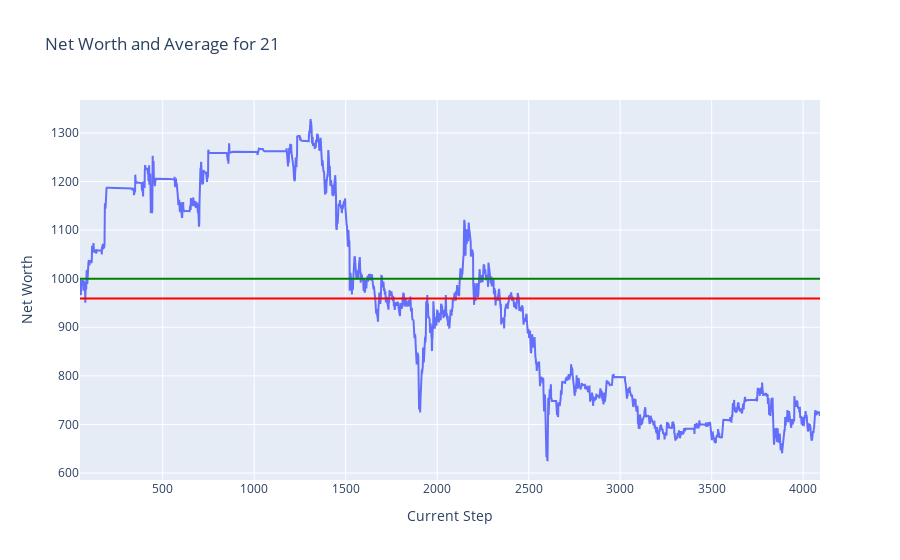
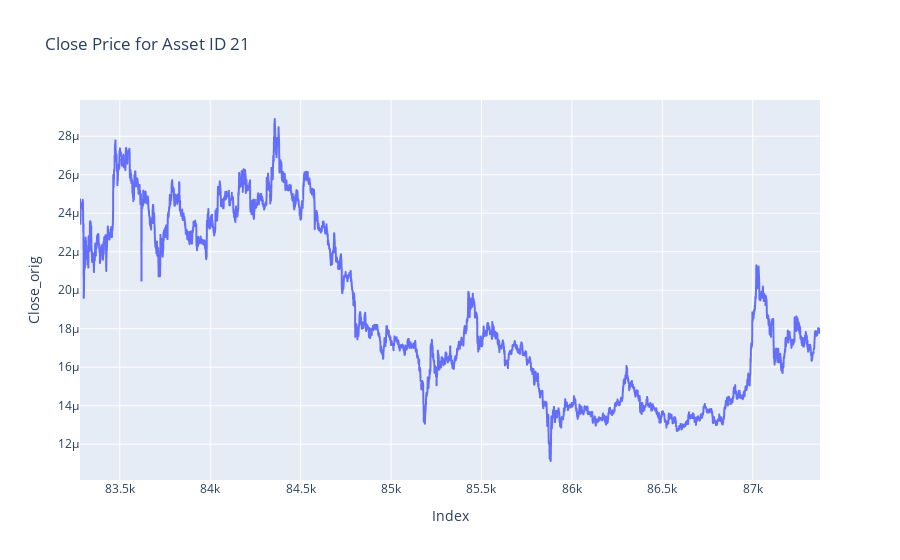

These figures' notebook cell, in order:
### Markdown cell above
## Plots

### Code cell
token = 21
plot_token_data(df = test_hist_df, token = token)
plot_close_by_asset(df= test_df, asset_id= token)

### Figure 1 — Plotly figure (JSON) as saved in the notebook; plotly's stock layout.template omitted (floating-point values rounded to 4 significant figures; data arrays with more than 128 entries replaced by an {"elided": "..."} marker saying what was removed)
{"data": [{"mode": "lines", "name": "Net Worth", "type": "scatter", "x": {"elided": "4045 int values"}, "y": {"elided": "4045 float values"}}], "layout": {"shapes": [{"line": {"color": "green"}, "name": "Net Worth = 1000", "type": "line", "x0": 0, "x1": 1, "xref": "x domain", "y0": 1000, "y1": 1000, "yref": "y"}, {"line": {"color": "red"}, "name": "Average Net Worth = 959.31", "type": "line", "x0": 0, "x1": 1, "xref": "x domain", "y0": 959.3, "y1": 959.3, "yref": "y"}], "title": {"text": "Net Worth and Average for 21"}, "xaxis": {"title": {"text": "Current Step"}}, "yaxis": {"title": {"text": "Net Worth"}}}}

### Figure 2 — Plotly figure (JSON) as saved in the notebook; plotly's stock layout.template omitted (floating-point values rounded to 4 significant figures; data arrays with more than 128 entries replaced by an {"elided": "..."} marker saying what was removed)
{"data": [{"hovertemplate": "Index=%{x}<br>Close_orig=%{y}<extra></extra>", "legendgroup": "", "line": {"color": "#636efa", "dash": "solid"}, "marker": {"symbol": "circle"}, "mode": "lines", "name": "", "showlegend": false, "type": "scattergl", "x": {"elided": "4093 int values"}, "xaxis": "x", "y": {"elided": "4093 float values"}, "yaxis": "y"}], "layout": {"legend": {"tracegroupgap": 0}, "title": {"text": "Close Price for Asset ID 21"}, "xaxis": {"anchor": "y", "domain": [0, 1], "title": {"text": "Index"}}, "yaxis": {"anchor": "x", "domain": [0, 1], "title": {"text": "Close_orig"}}}}
